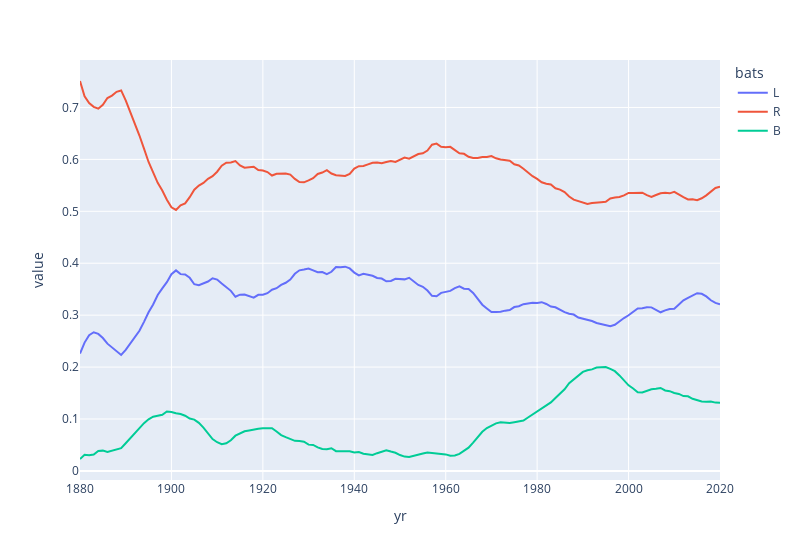

Notebook source saved alongside this figure:
### Code cell
# Out of curiosity, how much did the mix of playing time by handedness change
pa_totals = bat_totals['pa'].unstack(level=1)
pa_totals_rolling = pa_totals.rolling(5).sum().dropna()
pa_sum_rolling = pa_totals_rolling.sum(axis=1)
pa_fractions = pa_totals_rolling.divide(pa_sum_rolling, axis=0)

fig = px.line(pa_fractions[['L', 'R', 'B']])
fig.update_layout(width=800)
fig.write_image('output/pa_by_handedness.png')
fig.show()

### Figure 1 — Plotly figure (JSON) as saved in the notebook; plotly's stock layout.template omitted (floating-point values rounded to 4 significant figures; data arrays with more than 128 entries replaced by an {"elided": "..."} marker saying what was removed)
{"data": [{"hovertemplate": "bats=L<br>yr=%{x}<br>value=%{y}<extra></extra>", "legendgroup": "L", "line": {"color": "#636efa", "dash": "solid"}, "mode": "lines", "name": "L", "orientation": "v", "showlegend": true, "type": "scatter", "x": {"elided": "141 int values"}, "xaxis": "x", "y": {"elided": "141 float values"}, "yaxis": "y"}, {"hovertemplate": "bats=R<br>yr=%{x}<br>value=%{y}<extra></extra>", "legendgroup": "R", "line": {"color": "#EF553B", "dash": "solid"}, "mode": "lines", "name": "R", "orientation": "v", "showlegend": true, "type": "scatter", "x": {"elided": "141 int values"}, "xaxis": "x", "y": {"elided": "141 float values"}, "yaxis": "y"}, {"hovertemplate": "bats=B<br>yr=%{x}<br>value=%{y}<extra></extra>", "legendgroup": "B", "line": {"color": "#00cc96", "dash": "solid"}, "mode": "lines", "name": "B", "orientation": "v", "showlegend": true, "type": "scatter", "x": {"elided": "141 int values"}, "xaxis": "x", "y": {"elided": "141 float values"}, "yaxis": "y"}], "layout": {"legend": {"title": {"text": "bats"}, "tracegroupgap": 0}, "margin": {"t": 60}, "width": 800, "xaxis": {"anchor": "y", "domain": [0, 1], "title": {"text": "yr"}}, "yaxis": {"anchor": "x", "domain": [0, 1], "title": {"text": "value"}}}}
